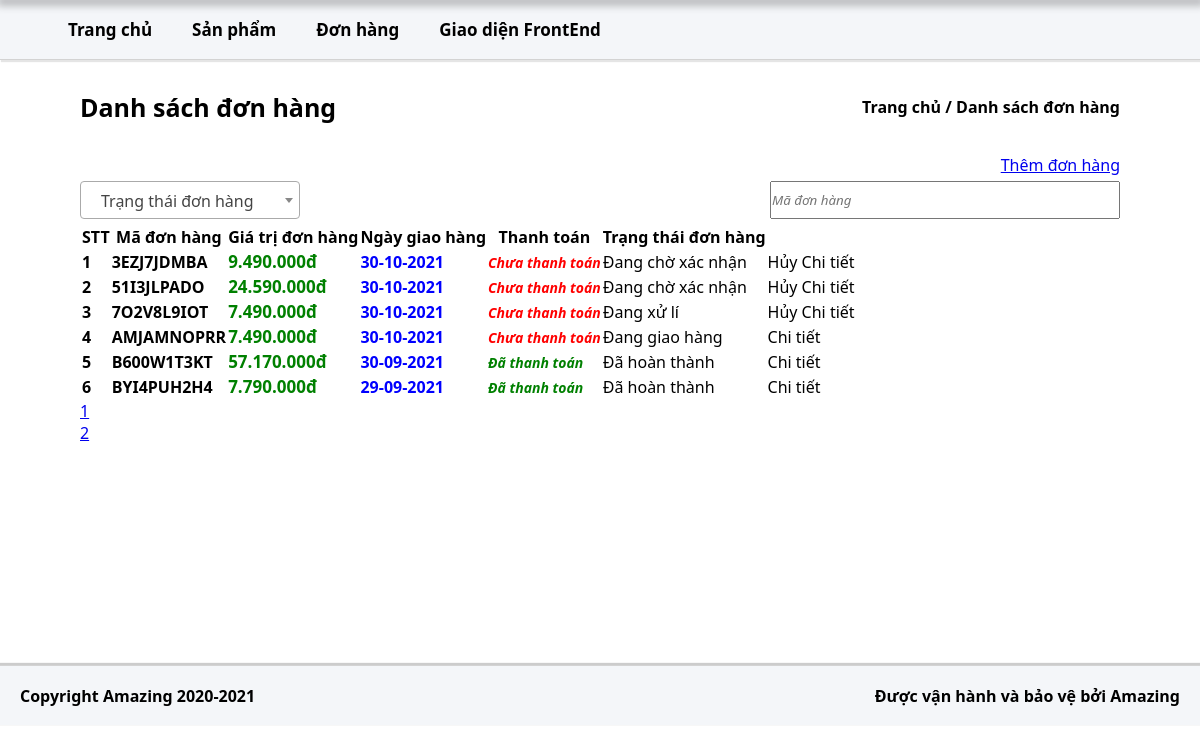
The app's page /backend/order/index.php, older data.
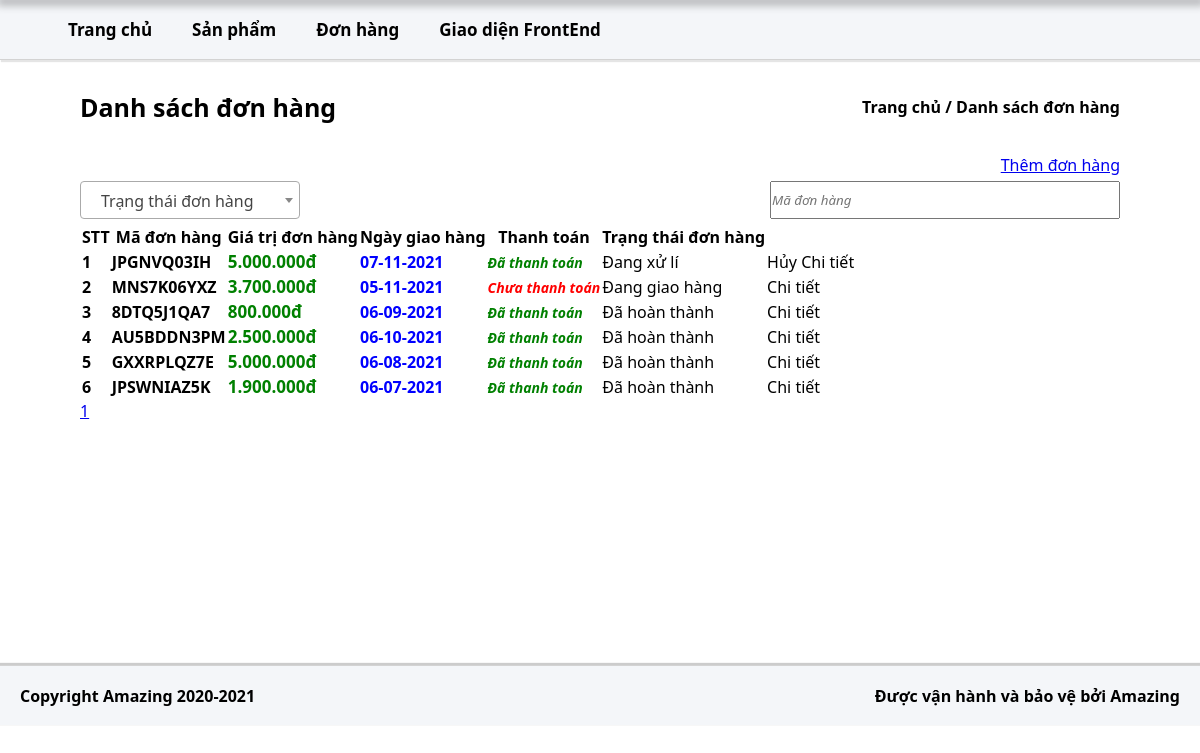
The same page, newer data.
### tables this page shows
CREATE TABLE `dathang` (
  `SoDonDH` char(10) NOT NULL,
  `MSKH` char(8) DEFAULT NULL,
  `MSNV` char(8) DEFAULT NULL,
  `NgayDH` datetime DEFAULT NULL,
  `NgayGH` date DEFAULT NULL,
  `ThanhToan` int(11) DEFAULT NULL,
  `HinhThucNhanHang` int(11) DEFAULT NULL,
  `DiaChiNhanHang` text DEFAULT NULL,
  `TrangThaiDH` int(11) DEFAULT NULL
);

### backend/order/index.php (the view, shortened to what the changed rows need)
<!DOCTYPE html>
<html lang="en">
<head>
    <link rel="stylesheet" href="order_list.css">
    <?php
        include_once __DIR__ . '/../connect_db.php';
        $sql_sum_count = <<<EOT
            SELECT COUNT(*) tongdh FROM dathang
        EOT;
        $query_sum_count = mysqli_query($conn,$sql_sum_count);
        $result_sum_count = mysqli_fetch_array($query_sum_count,MYSQLI_ASSOC);
        $TOTAL_COUNT = $result_sum_count['tongdh'];
        $ROW_PAGE = 6;
        $TOTAL_PAGE = ceil($TOTAL_COUNT / $ROW_PAGE);
        $PAGE = isset($_GET['page']) ? $_GET['page'] : 1;
        $OFFSET = ($PAGE - 1) * $ROW_PAGE;
        $sql_select_order  = <<<EOT
            SELECT * FROM dathang dh JOIN khachhang kh ON dh.MSKH = kh.MSKH ORDER BY dh.TrangThaiDH ASC LIMIT $OFFSET,$ROW_PAGE
        EOT;
        $query_order = mysqli_query($conn,$sql_select_order);
        $data_order =[];
        while($row = mysqli_fetch_array($query_order,MYSQLI_ASSOC)){
            $data_order[] = array(
                'mdh' => $row['SoDonDH'],
                'dcnh' => $row['DiaChiNhanHang'],
                'kh' => $row['HoTenKH'],
                'sdt' => $row['SoDienThoai'],
                'tt_dh' => $row['TrangThaiDH'],
                'tt' => $row['ThanhToan'],
                'ngay_giao' => $row['NgayGH']
            );
        }
        $i=0;
    ?>
</head>
<body>
    <div class="main">
        <div class="row no-gutters" style="position: relative;">
                    <?php include_once __DIR__ . '/../layouts/partials/slidebar.php' ?>
            <div class="col l-10 main_content">
                    <?php include_once __DIR__ . '/../layouts/partials/header.php' ?>
                <div class="item_content">
                    <div class="order_list">
                        <div class="order_list--content">
                           <table class="table">
                                <thead class="bg-dark text-white">
                                    <th>STT</th>
                                    <th>Mã đơn hàng</th>
                                    <th class="text-center">Giá trị đơn hàng</th>
                                    <th class="text-center">Ngày giao hàng</th>
                                    <th>Thanh toán</th>
                                    <th>Trạng thái đơn hàng</th>
                                    <th></th>
                                </thead>
                                <tbody id="result_order">
                                    <?php foreach($data_order as $val):?>
                                        <?php $i++;?>
                                        <tr>
                                            <td><strong><?=$i?></strong></td>
                                            <td><strong><?=$val['mdh']?></strong></td>
                                            <?php
                                                $ma_dh = $val['mdh'];
                                                $sql_select_sum = <<<EOT
                                                    SELECT SUM((SoLuong * GiaDatHang)*(1 - GiamGia)) tt FROM chitietdathang WHERE SoDonDH = '$ma_dh';
                                                EOT;
                                                $query_select_sum = mysqli_query($conn,$sql_select_sum);
                                                $result_sum = mysqli_fetch_array($query_select_sum,MYSQLI_ASSOC);
                                            ?>
                                            <td class="text-center money_sum"><?=number_format($result_sum['tt'],0,',','.')?>đ</td>
                                            <td class="text-center order_day">
                                                <?=date('d-m-Y',strtotime($val['ngay_giao']));?>
                                            </td>
                                            <td>
                                                <?php if($val['tt'] == 0):?>
                                                    <span class="pay-item paying">Chưa thanh toán </span>
                                                <?php else:?>
                                                    <span class="pay-item paymented">Đã thanh toán <i class="fas fa-check"></i></span>
                                                <?php endif;?>
                                            </td>
                                            <td>
                                                <?php if($val['tt_dh'] == 0):?>
                                                    <span class="btn btn-secondary btn-sm btn_wait" data-order_id="<?=$val['mdh']?>" data-val="0">Đang chờ xác nhận <i class="fas fa-pen-square"></i></span>
                                                <?php else:?>
                                                    <?php if($val['tt_dh'] == 1):?>
                                                        <span class="btn btn-warning btn-sm btn_process" data-order_id="<?=$val['mdh']?>" data-val="1">Đang xử lí <i class="fas fa-recycle"></i></span>
                                                    <?php else:?>
                                                        <?php if($val['tt_dh'] == 2):?>
                                                            <span class="btn btn-primary btn-sm">Đang giao hàng <i class="fas fa-truck"></i></span>
                                                        <?php else:?>
                                                            <span class="btn btn-success btn-sm">Đã hoàn thành <i class="fas fa-check"></i></span>
                                                        <?php endif;?>
                                                    <?php endif;?>
                                                <?php endif;?>
                                            </td>
                                            <td class="text-right">
                                                <?php if($val['tt_dh'] == 0 || $val['tt_dh'] == 1):?>
                                                    <span class="btn btn-danger btn-sm cancel" data-order_id="<?=$val['mdh']?>">Hủy</span>
                                                <?php endif;?>
                                                <span class="btn btn-info btn-sm btn_detaile_order" data-order_id="<?=$val['mdh']?>">Chi tiết</span>
                                            </td>
                                        </tr>
                                    <?php endforeach;?>
                                </tbody>
                           </table>
                        </div>
                    </div>
                    <div>
                        <div class="paginate">
                            <ul class="pagination">
                                <?php for($i = 1;$i<=$TOTAL_PAGE;$i++):?>
                                    <li class=" page-item"><a class="page-link text-dark" href="?page=<?=$i?>"><?=$i?></a></li>
                                <?php endfor;?>
                            </ul>
                        </div>
                    </div>
                </div>
                    <?php include_once __DIR__ . '/../layouts/partials/footer.php' ?>
            </div>
        </div>
    </div>
    <link rel="stylesheet" href="/../Amazing-PHP/assets/vendor/select2/select2.css">
</body>
</html>

Row changes from the older to the newer data that the page shows:
removed dathang: SoDonDH "3EZJ7JDMBA", tt "9.490.000", NgayGH "30-10-2021", shows "Chưa thanh toán"
removed dathang: SoDonDH "51I3JLPADO", tt "24.590.000", NgayGH "30-10-2021", shows "Chưa thanh toán"
removed dathang: SoDonDH "7O2V8L9IOT", tt "7.490.000", NgayGH "30-10-2021", ThanhToan "Chưa thanh toán"
removed dathang: SoDonDH "AMJAMNOPRR", tt "7.490.000", NgayGH "30-10-2021", ThanhToan "Chưa thanh toán", shows "Đang giao hàng"
removed dathang: SoDonDH "B600W1T3KT", tt "57.170.000", NgayGH "30-09-2021", ThanhToan "Đã thanh toán", TrangThaiDH "Đã hoàn thành"
removed dathang: SoDonDH "BYI4PUH2H4", tt "7.790.000", NgayGH "29-09-2021", ThanhToan "Đã thanh toán", TrangThaiDH "Đã hoàn thành"
added dathang: SoDonDH "JPGNVQ03IH", tt "5.000.000", NgayGH "07-11-2021", shows "Đã thanh toán"
added dathang: SoDonDH "MNS7K06YXZ", tt "3.700.000", NgayGH "05-11-2021", ThanhToan "Chưa thanh toán", shows "Đang giao hàng"
added dathang: SoDonDH "8DTQ5J1QA7", tt "800.000", NgayGH "06-09-2021", ThanhToan "Đã thanh toán", TrangThaiDH "Đã hoàn thành"
added dathang: SoDonDH "AU5BDDN3PM", tt "2.500.000", NgayGH "06-10-2021", ThanhToan "Đã thanh toán", TrangThaiDH "Đã hoàn thành"
added dathang: SoDonDH "GXXRPLQZ7E", tt "5.000.000", NgayGH "06-08-2021", ThanhToan "Đã thanh toán", TrangThaiDH "Đã hoàn thành"
added dathang: SoDonDH "JPSWNIAZ5K", tt "1.900.000", NgayGH "06-07-2021", ThanhToan "Đã thanh toán", TrangThaiDH "Đã hoàn thành"
Text that changed along with them:
list line gone: "2"
